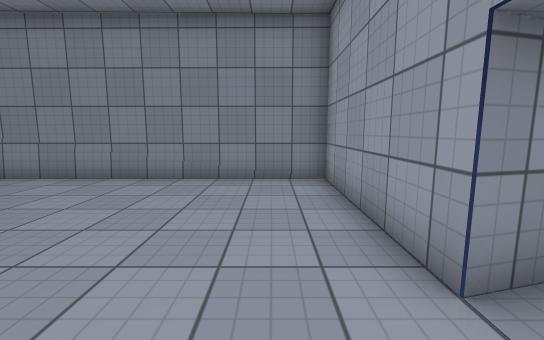
view 1 (above)

16 first-person views from a walk through a Unity game level. The camera is 1.3 m above the floor, tilts 8° down and sees 90° across. Doors are open. The floor is counted in squares, 1 m on a side. Each view is taken from the middle of a square. On the plan, view 1 faces up. The plan holds only what a view shows up to about 13 squares ahead; the rest is blank. The place goes on beyond the plan. The player is left out. Surface patterns are stand-ins for the level's own textures.

view 2
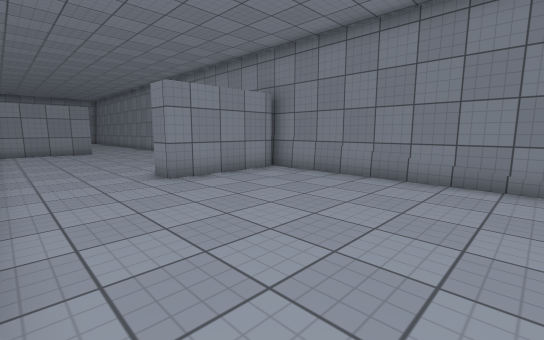

view 3
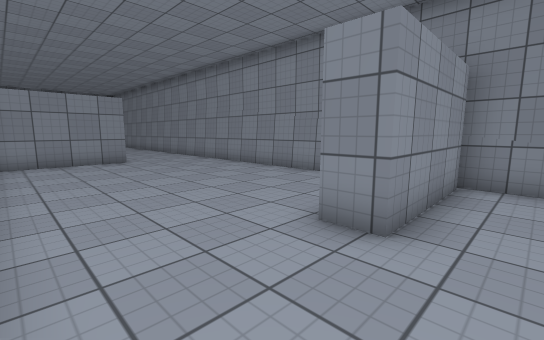

view 4
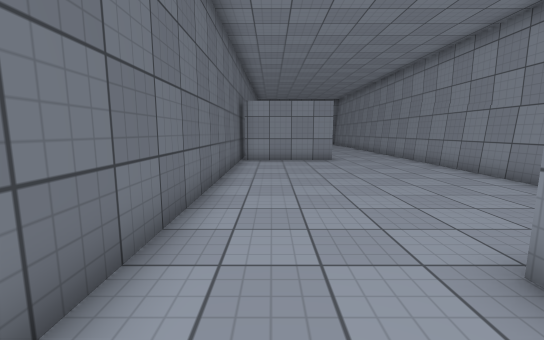

view 5
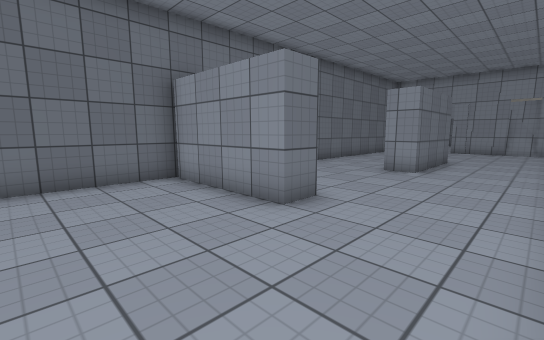

view 6
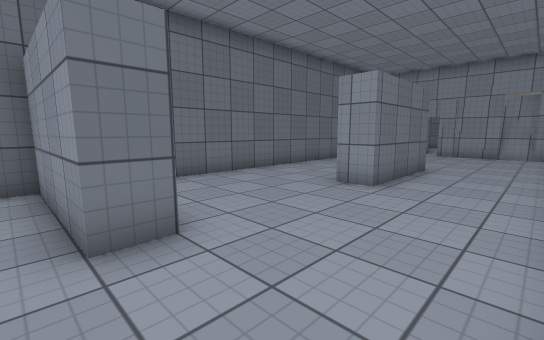

view 7
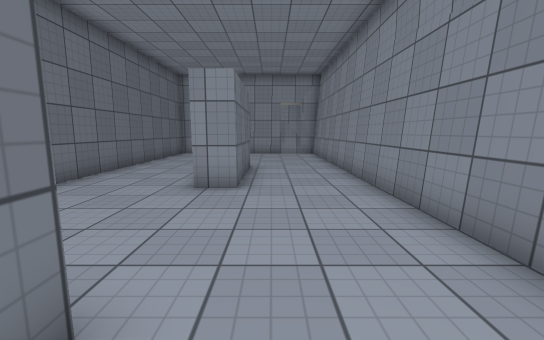

view 8
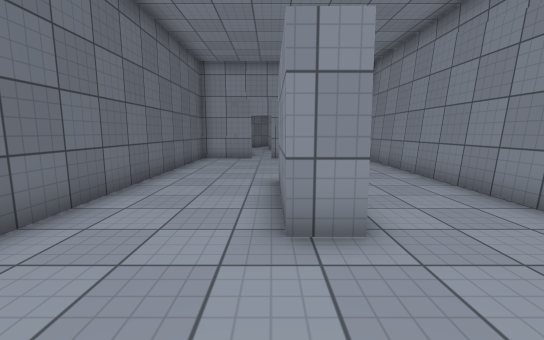

view 9
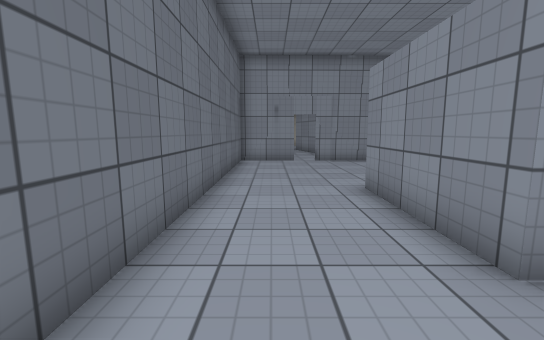

view 10
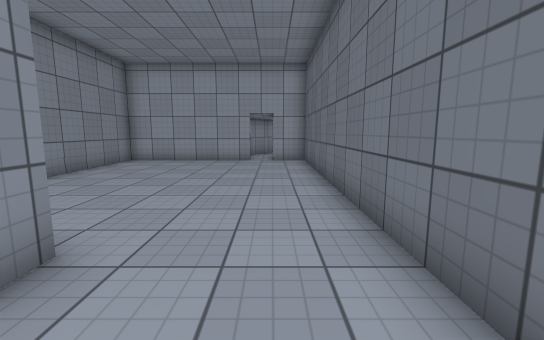

view 11
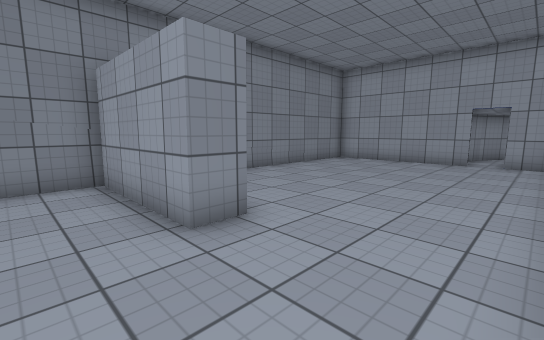

view 12
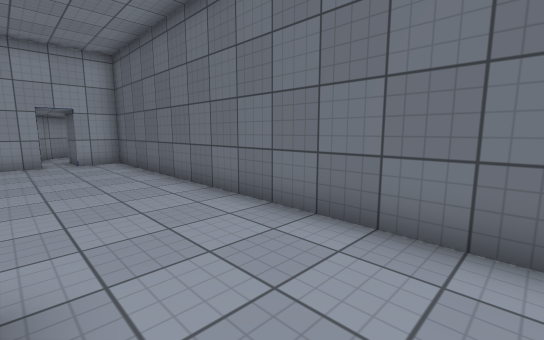

view 13
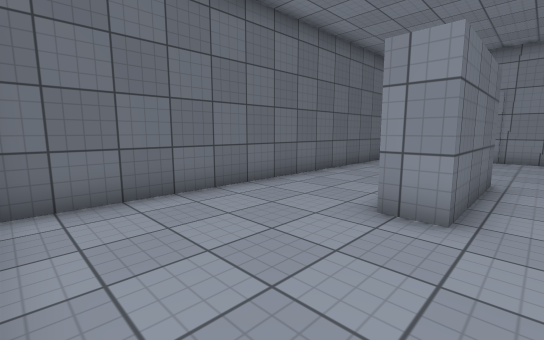

view 14
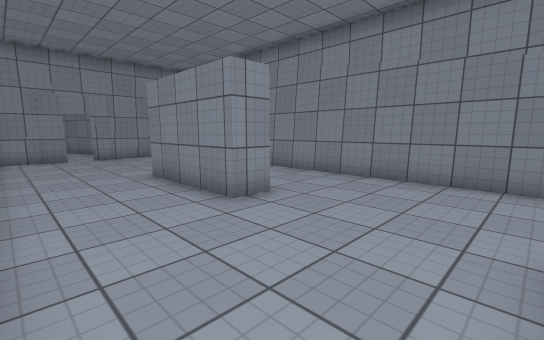

view 15
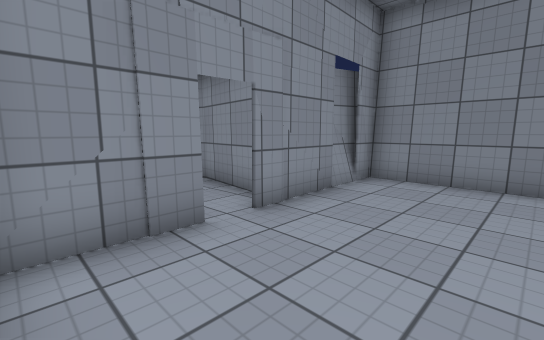

view 16
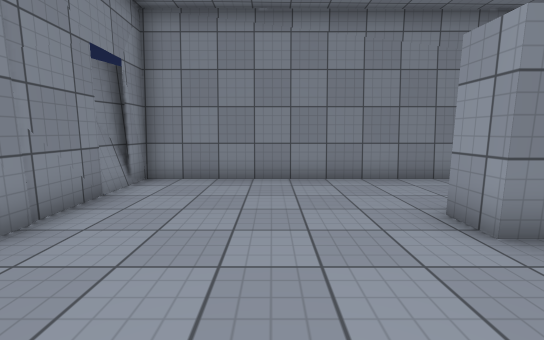

### Floor plan
Points are (right, up) in squares from view 1. A wall is a line through its corners. A room is listed if a view was taken in it or the views show most of it. See-through windows are left out.
Room 1 (views 1, 2, 3, 4, 5, 6, 7, 8, 9, 10, 11, 12, 13, 14, 15, 16)
walls: (-20.6, 3.8) (-19.5, 3.8) (-19.5, -0.3); (-25.2, 4.2) (-25.2, 3.2) (-29.2, 3.2) (-29.2, 4.2) (-25.2, 4.2); (-8.3, 7.4) (-8.3, 3.2) (-9.3, 3.2) (-9.3, 7.3); (-35.4, 2) (-35.4, -0.4) (1.5, -0.5) (1.5, 0.9); (1.5, 2) (1.5, 7.5) (-35.5, 7.5) (-35.4, 2.9); (-35.7, 7) (-35.7, 5.4); (-35.7, 7.1) (-36, 6.1); (-35.9, 6.5) (-35.9, 5.4)
ways out: open door at (-35, 2.5); open door at (1.5, 1.5)

Where each view was taken, in squares from view 1:
view 1: 0 up, 0 right, facing up
view 2: 0 up, 1 left, facing up-left
view 3: 0 up, 7 left, facing up-left
view 4: 1 up, 7 left, facing left
view 5: 7 up, 16 left, facing down-left
view 6: 7 up, 19 left, facing down-left
view 7: 5 up, 19 left, facing left
view 8: 3 up, 22 left, facing left
view 9: 1 up, 23 left, facing left
view 10: 1 up, 11 left, facing right
view 11: 0 up, 11 left, facing up-right
view 12: 3 up, 11 left, facing down-right
view 13: 5 up, 21 left, facing down-left
view 14: 0 up, 21 left, facing up-left
view 15: 0 up, 32 left, facing up-left
view 16: 0 up, 32 left, facing up
